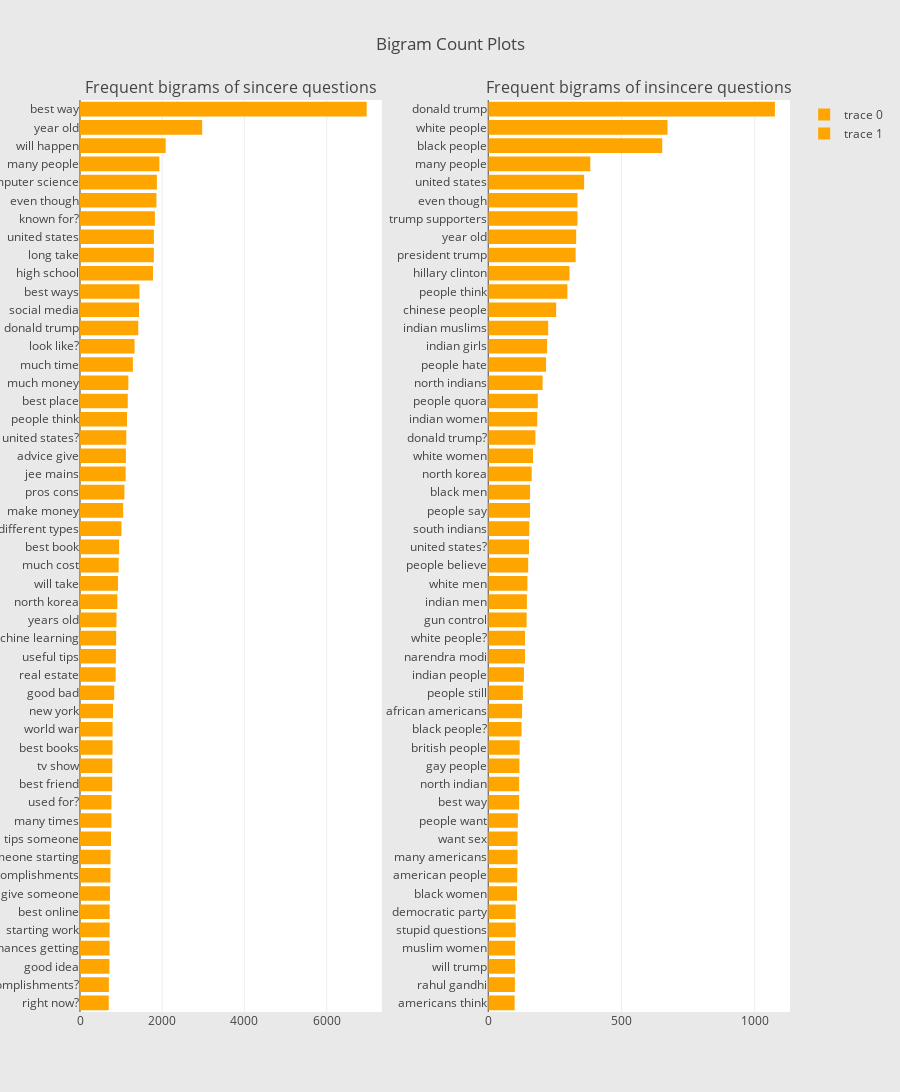

Notebook code for this chart:
### Code cell
freq_dict = defaultdict(int)
for sent in train_0["question_text"]:
    for word in generate_ngrams(sent, 2):
        freq_dict[word] += 1
fd_sorted = pd.DataFrame(sorted(freq_dict.items(), key=lambda x: x[1])[::-1])
fd_sorted.columns = ["word", "wordcount"]
trace0 = horizontal_bar_chart(fd_sorted.head(50), 'orange')

freq_dict = defaultdict(int)
for sent in train_1["question_text"]:
    for word in generate_ngrams(sent, 2):
        freq_dict[word] += 1
fd_sorted = pd.DataFrame(sorted(freq_dict.items(), key=lambda x: x[1])[::-1])
fd_sorted.columns = ["word", "wordcount"]
trace1 = horizontal_bar_chart(fd_sorted.head(50), 'orange')

# Creating two subplots
fig = tools.make_subplots(rows=1, cols=2, vertical_spacing=0.04, horizontal_spacing=0.15,
                         subplot_titles=["Frequent bigrams of sincere questions",
                                        "Frequent bigrams of insincere questions"])
fig.append_trace(trace0, 1, 1)
fig.append_trace(trace1, 1, 2)
fig['layout'].update(height=1200, width=900, paper_bgcolor='rgb(233,233,233)', title="Bigram Count Plots")
py.iplot(fig, filename="word-plots")

### Figure 1 — Plotly figure (JSON) as saved in the notebook; plotly's stock layout.template omitted (floating-point values rounded to 4 significant figures)
{"data": [{"marker": {"color": "orange"}, "orientation": "h", "showlegend": true, "type": "bar", "uid": "b6a3b52f-25db-4a2f-8905-5d9574fb2491", "x": [699, 702, 716, 719, 721, 722, 730, 740, 742, 754, 764, 765, 783, 786, 792, 793, 803, 832, 868, 873, 880, 887, 908, 925, 941, 952, 1009, 1050, 1080, 1110, 1117, 1126, 1143, 1162, 1176, 1287, 1327, 1417, 1435, 1447, 1775, 1796, 1797, 1822, 1859, 1870, 1931, 2084, 2972, 6973], "xaxis": "x", "y": ["right now?", "major accomplishments?", "good idea", "chances getting", "starting work", "best online", "give someone", "major accomplishments", "someone starting", "tips someone", "many times", "used for?", "best friend", "tv show", "best books", "world war", "new york", "good bad", "real estate", "useful tips", "machine learning", "years old", "north korea", "will take", "much cost", "best book", "different types", "make money", "pros cons", "jee mains", "advice give", "united states?", "people think", "best place", "much money", "much time", "look like?", "donald trump", "social media", "best ways", "high school", "long take", "united states", "known for?", "even though", "computer science", "many people", "will happen", "year old", "best way"], "yaxis": "y"}, {"marker": {"color": "orange"}, "orientation": "h", "showlegend": true, "type": "bar", "uid": "f94b31a5-7e85-4dfb-b879-6597de0a258f", "x": [99, 100, 101, 101, 103, 103, 108, 109, 110, 110, 111, 116, 116, 117, 118, 125, 127, 130, 134, 138, 138, 144, 145, 147, 150, 153, 154, 157, 157, 163, 168, 177, 184, 186, 204, 217, 221, 225, 255, 297, 305, 328, 330, 335, 335, 360, 383, 653, 673, 1076], "xaxis": "x2", "y": ["americans think", "rahul gandhi", "will trump", "muslim women", "stupid questions", "democratic party", "black women", "american people", "many americans", "want sex", "people want", "best way", "north indian", "gay people", "british people", "black people?", "african americans", "people still", "indian people", "narendra modi", "white people?", "gun control", "indian men", "white men", "people believe", "united states?", "south indians", "people say", "black men", "north korea", "white women", "donald trump?", "indian women", "people quora", "north indians", "people hate", "indian girls", "indian muslims", "chinese people", "people think", "hillary clinton", "president trump", "year old", "trump supporters", "even though", "united states", "many people", "black people", "white people", "donald trump"], "yaxis": "y2"}], "layout": {"annotations": [{"font": {"size": 16}, "showarrow": false, "text": "Frequent bigrams of sincere questions", "x": 0.2125, "xanchor": "center", "xref": "paper", "y": 1, "yanchor": "bottom", "yref": "paper"}, {"font": {"size": 16}, "showarrow": false, "text": "Frequent bigrams of insincere questions", "x": 0.7875, "xanchor": "center", "xref": "paper", "y": 1, "yanchor": "bottom", "yref": "paper"}], "height": 1200, "paper_bgcolor": "rgb(233,233,233)", "title": "Bigram Count Plots", "width": 900, "xaxis": {"anchor": "y", "autorange": true, "domain": [0, 0.425], "range": [0, 7340], "type": "linear"}, "xaxis2": {"anchor": "y2", "autorange": true, "domain": [0.575, 1], "range": [0, 1133.0], "type": "linear"}, "yaxis": {"anchor": "x", "autorange": true, "domain": [0, 1], "range": [-0.5, 49.5], "type": "category"}, "yaxis2": {"anchor": "x2", "autorange": true, "domain": [0, 1], "range": [-0.5, 49.5], "type": "category"}}}
